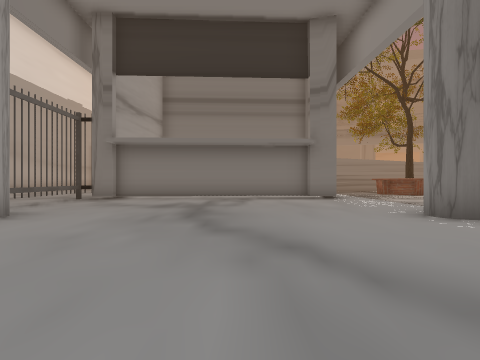
[1] (above)

24 first-person views from a walk through a 3-D level made in the Unity game engine. The camera is 1.2 m above the floor, looks level and sees 80° across. The floor is counted in squares, 2 m on a side. Each view is taken from the middle of a square. On the plan, view 1 faces up. The plan holds only what a view shows up to about 9 squares ahead; the rest is blank. The place goes on beyond the plan. The player character is not drawn. Some animated figures are not drawn. Some surface patterns are stand-ins.

[2]
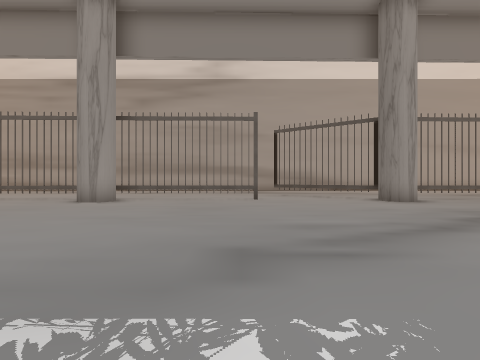

[3]
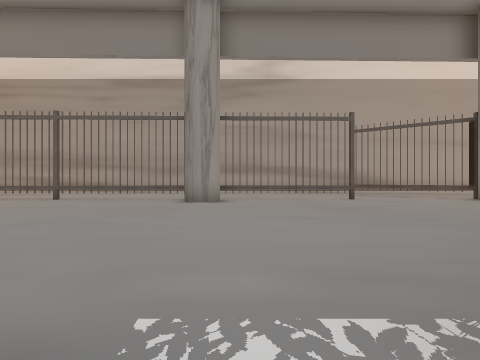

[4]
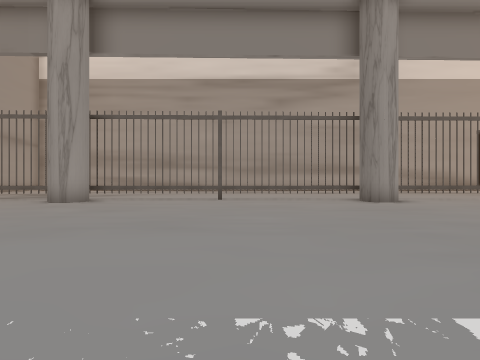

[5]
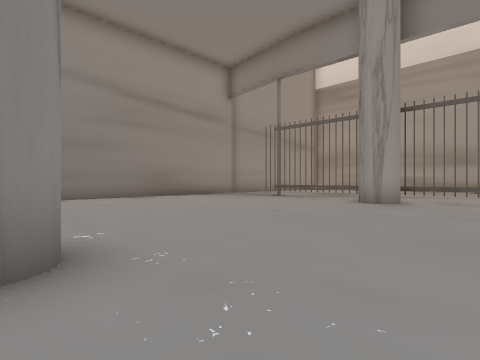

[6]
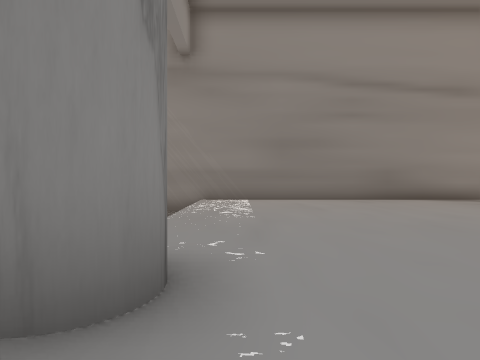

[7]
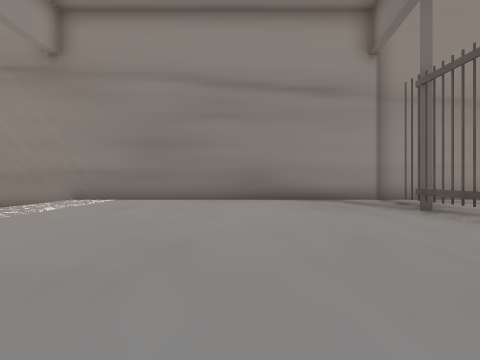

[8]
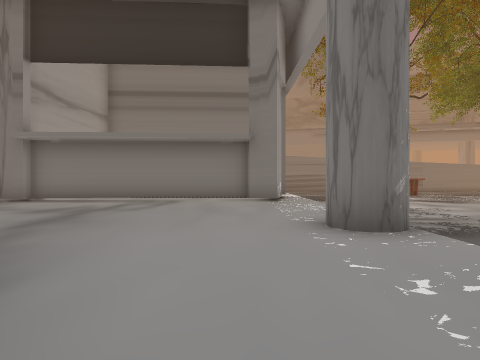

[9]
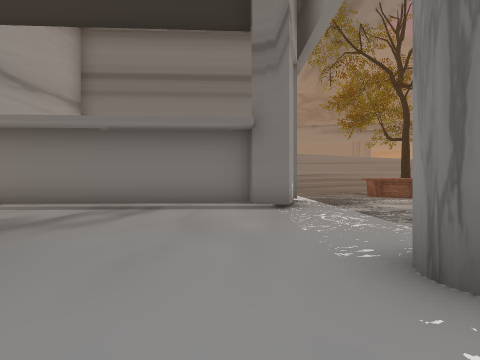

[10]
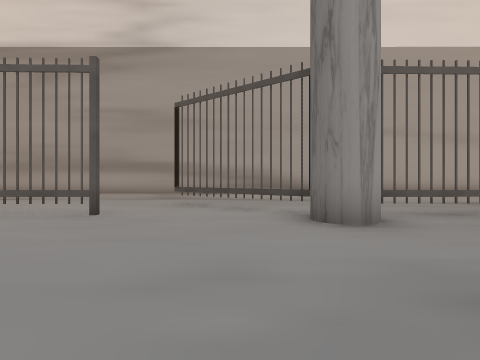

[11]
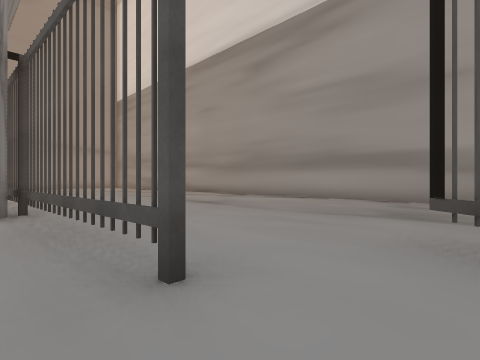

[12]
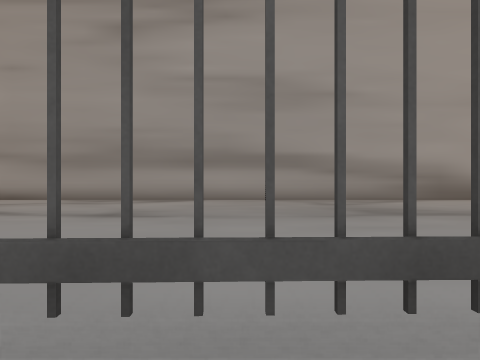

[13]
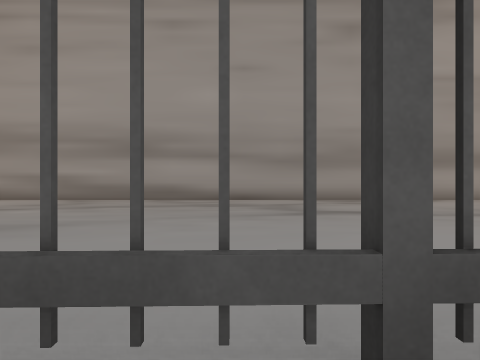

[14]
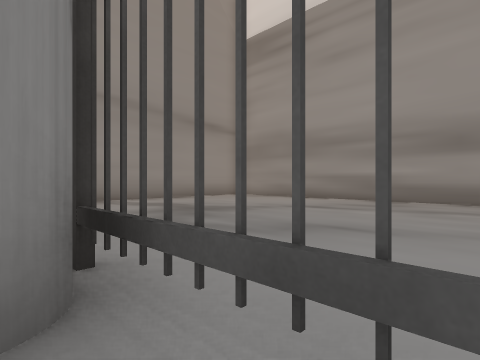

[15]
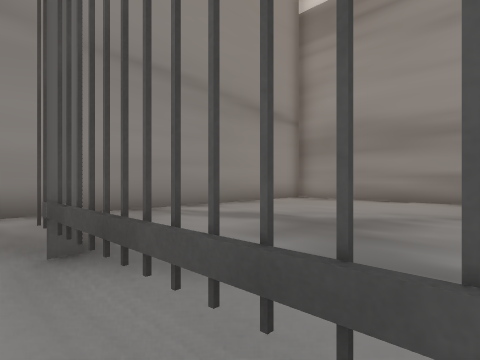

[16]
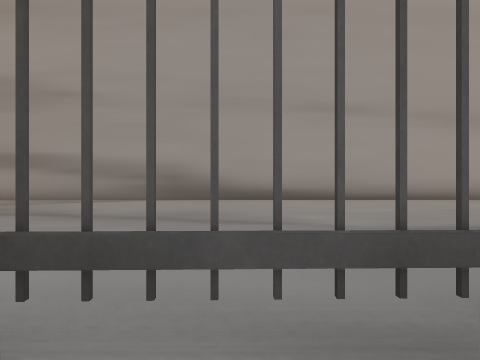

[17]
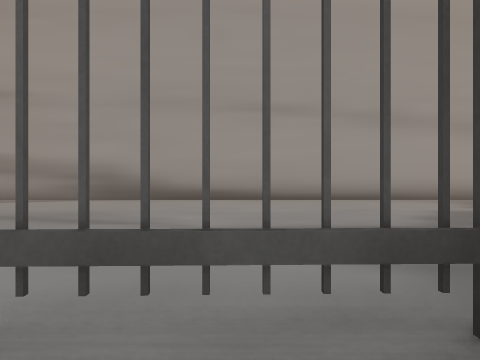

[18]
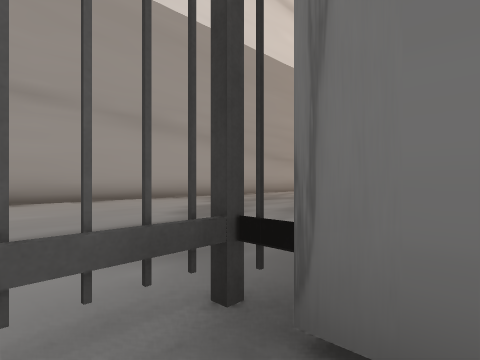

[19]
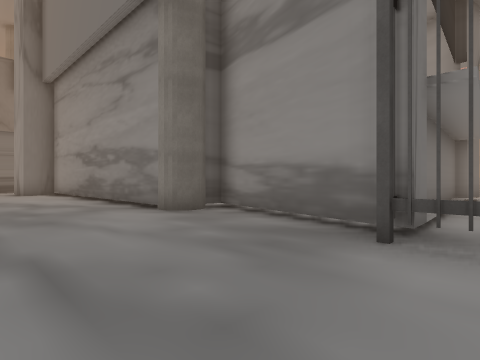

[20]
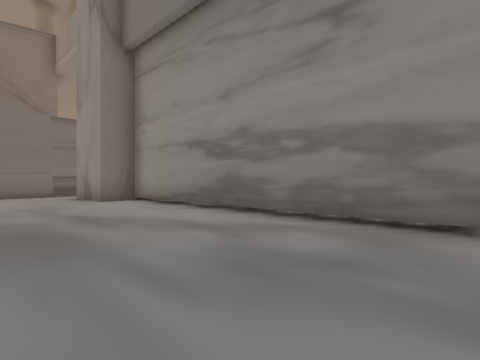

[21]
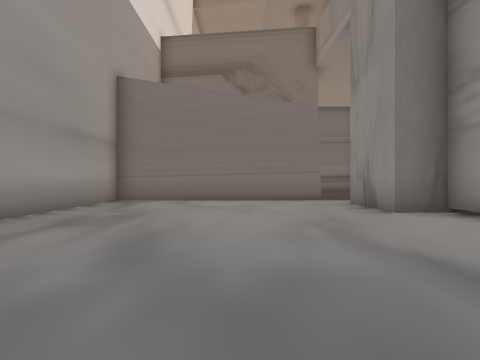

[22]
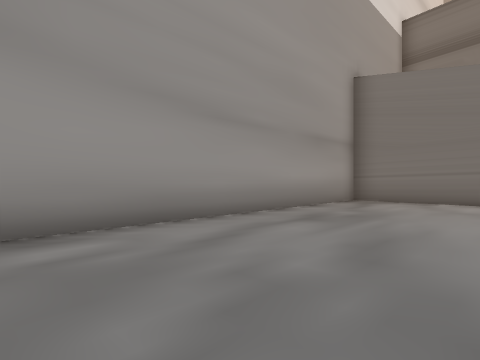

[23]
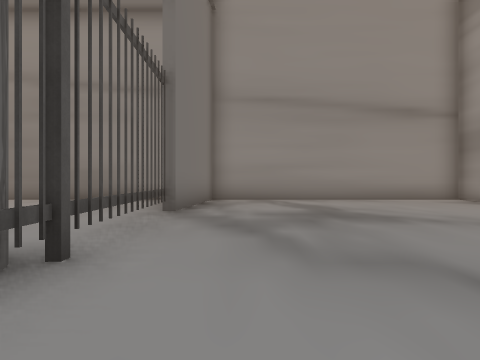

[24]
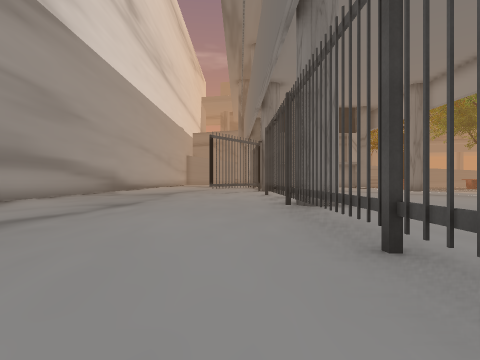

### Floor plan
Key: @ floor where view 1 was taken; # wall or solid block; x gap in a wall; . floor; = window, fence, low wall or low ledge; v drop or lower ground; T thing the floor can be seen under or through.
Columns run from 13 left of view 1 to 7 right of it. Each row starts with its distance up from view 1.
 25 ########
 24 #.......
 23 #......#
 22 #......#
 21 #......##
 20 #.......#
 19 #.......#
 18 #.......#
 17 #.......#
 16 #.......#.
 15 #.......#.
 14 #.......#
 13 #.......##
 12 #........#         vv
 11 #........#      x. vv
 10 #........#..#####. vv
  9 #.......####....#. vv
  8 #.......=......... vv
  7 #.......#......... vv
  6 #.......=.........vv
  5 #.......TT.......xvv
  4 #......TTT........
  3 #......T..........
  2 #.....= .........
  1 #................
  0 #.......=....@....
 -1 #.......#........
 -2 #.......=........
 -3 #.......#.........
 -4 #.......##.......
 -5 #.......=.......
 -6 #.......#.......
 -7 #.......=........
 -8 #.......=.........
 -9 #.......#........
-10 #.......=.........
-11 #.......#.........
-12 #.......=.........
-13 #.......TT.......#
-14 #.......=.........
-15 #.......=.........
-16 #.......#.........
-17 #.......x.........
-18 #.......#.........
-19 #.......#.........v
-20 ####################

Where each view was taken, in squares from view 1:
view 1: 0 up, 0 right, facing up
view 2: 0 up, 4 right, facing left
view 3: 3 down, 4 right, facing left
view 4: 8 down, 4 right, facing left
view 5: 10 down, 4 right, facing down-left
view 6: 11 down, 3 right, facing down
view 7: 11 down, 1 left, facing down
view 8: 1 up, 2 right, facing up
view 9: 3 up, 2 right, facing up
view 10: 3 up, 0 right, facing left
view 11: 2 up, 4 left, facing down-left
view 12: 2 down, 4 left, facing left
view 13: 9 down, 4 left, facing left
view 14: 11 down, 4 left, facing down-left
view 15: 14 down, 4 left, facing down-left
view 16: 6 up, 4 left, facing left
view 17: 8 up, 4 left, facing left
view 18: 8 up, 4 left, facing up-left
view 19: 8 up, 8 left, facing up-right
view 20: 13 up, 9 left, facing up-right
view 21: 16 up, 9 left, facing up
view 22: 16 up, 9 left, facing up-left
view 23: 11 down, 6 left, facing down
view 24: 11 down, 6 left, facing up
